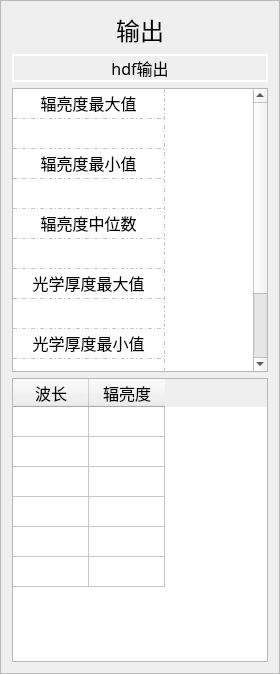
     <widget class="QFrame" name="frame_4">
      <property name="sizePolicy">
       <sizepolicy hsizetype="Expanding" vsizetype="Expanding">
        <horstretch>0</horstretch>
        <verstretch>0</verstretch>
       </sizepolicy>
      </property>
      <property name="frameShape">
       <enum>QFrame::StyledPanel</enum>
      </property>
      <property name="frameShadow">
       <enum>QFrame::Raised</enum>
      </property>
      <layout class="QVBoxLayout" name="verticalLayout_4" stretch="1,1,10,10">
       <item>
        <widget class="QLabel" name="label_5">
         <property name="sizePolicy">
          <sizepolicy hsizetype="Preferred" vsizetype="Preferred">
           <horstretch>0</horstretch>
           <verstretch>0</verstretch>
          </sizepolicy>
         </property>
         <property name="font">
          <font>
           <family>微软雅黑</family>
           <pointsize>18</pointsize>
          </font>
         </property>
         <property name="layoutDirection">
          <enum>Qt::LeftToRight</enum>
         </property>
         <property name="text">
          <string>输出</string>
         </property>
         <property name="alignment">
          <set>Qt::AlignCenter</set>
         </property>
        </widget>
       </item>
       <item>
        <widget class="QPushButton" name="pushButton_hdf">
         <property name="sizePolicy">
          <sizepolicy hsizetype="Preferred" vsizetype="Preferred">
           <horstretch>0</horstretch>
           <verstretch>0</verstretch>
          </sizepolicy>
         </property>
         <property name="minimumSize">
          <size>
           <width>0</width>
           <height>0</height>
          </size>
         </property>
         <property name="maximumSize">
          <size>
           <width>16777215</width>
           <height>16777215</height>
          </size>
         </property>
         <property name="font">
          <font>
           <family>微软雅黑</family>
           <pointsize>12</pointsize>
           <weight>50</weight>
           <italic>false</italic>
           <bold>false</bold>
          </font>
         </property>
         <property name="styleSheet">
          <string notr="true">border: 2px solid white;</string>
         </property>
         <property name="text">
          <string>hdf输出</string>
         </property>
        </widget>
       </item>
       <item>
        <widget class="QTableWidget" name="tableWidget">
         <property name="layoutDirection">
          <enum>Qt::LeftToRight</enum>
         </property>
         <property name="sizeAdjustPolicy">
          <enum>QAbstractScrollArea::AdjustToContents</enum>
         </property>
         <property name="editTriggers">
          <set>QAbstractItemView::NoEditTriggers</set>
         </property>
         <property name="showGrid">
          <bool>true</bool>
         </property>
         <property name="gridStyle">
          <enum>Qt::DashDotLine</enum>
         </property>
         <attribute name="horizontalHeaderVisible">
          <bool>false</bool>
         </attribute>
         <attribute name="horizontalHeaderCascadingSectionResizes">
          <bool>false</bool>
         </attribute>
         <attribute name="horizontalHeaderDefaultSectionSize">
          <number>152</number>
         </attribute>
         <attribute name="horizontalHeaderStretchLastSection">
          <bool>false</bool>
         </attribute>
         <attribute name="verticalHeaderVisible">
          <bool>false</bool>
         </attribute>
         <attribute name="verticalHeaderStretchLastSection">
          <bool>false</bool>
         </attribute>
         <row>
          <property name="text">
           <string>1</string>
          </property>
         </row>
         <row>
          <property name="text">
           <string>1值</string>
          </property>
         </row>
         <row>
          <property name="text">
           <string>2</string>
          </property>
         </row>
         <row>
          <property name="text">
           <string>2值</string>
          </property>
         </row>
         <row>
          <property name="text">
           <string>3</string>
          </property>
         </row>
         <row>
          <property name="text">
           <string>3值</string>
          </property>
         </row>
         <row>
          <property name="text">
           <string>4</string>
          </property>
         </row>
         <row>
          <property name="text">
           <string>4值</string>
          </property>
         </row>
         <row>
          <property name="text">
           <string>5</string>
          </property>
         </row>
         <row>
          <property name="text">
           <string>5值</string>
          </property>
         </row>
         <row>
          <property name="text">
           <string>6</string>
          </property>
         </row>
         <row>
          <property name="text">
           <string>6值</string>
          </property>
         </row>
         <column>
          <property name="text">
           <string>1</string>
          </property>
         </column>
         <item row="0" column="0">
          <property name="text">
           <string>辐亮度最大值</string>
          </property>
          <property name="font">
           <font>
            <family>微软雅黑</family>
            <pointsize>12</pointsize>
           </font>
          </property>
          <property name="textAlignment">
           <set>AlignCenter</set>
          </property>
         </item>
         <item row="1" column="0">
          <property name="text">
           <string/>
          </property>
          <property name="font">
           <font>
            <family>Times New Roman</family>
            <pointsize>12</pointsize>
           </font>
          </property>
          <property name="textAlignment">
           <set>AlignCenter</set>
          </property>
         </item>
         <item row="2" column="0">
          <property name="text">
           <string>辐亮度最小值</string>
          </property>
          <property name="font">
           <font>
            <family>微软雅黑</family>
            <pointsize>12</pointsize>
           </font>
          </property>
          <property name="textAlignment">
           <set>AlignCenter</set>
          </property>
         </item>
         <item row="3" column="0">
          <property name="text">
           <string/>
          </property>
          <property name="font">
           <font>
            <family>Times New Roman</family>
            <pointsize>12</pointsize>
           </font>
          </property>
          <property name="textAlignment">
           <set>AlignCenter</set>
          </property>
         </item>
         <item row="4" column="0">
          <property name="text">
           <string>辐亮度中位数</string>
          </property>
          <property name="font">
           <font>
            <family>微软雅黑</family>
            <pointsize>12</pointsize>
           </font>
          </property>
          <property name="textAlignment">
           <set>AlignCenter</set>
          </property>
         </item>
         <item row="5" column="0">
          <property name="text">
           <string/>
          </property>
          <property name="font">
           <font>
            <family>Times New Roman</family>
            <pointsize>12</pointsize>
           </font>
          </property>
          <property name="textAlignment">
           <set>AlignCenter</set>
          </property>
         </item>
         <item row="6" column="0">
          <property name="text">
           <string>光学厚度最大值</string>
          </property>
          <property name="font">
           <font>
            <family>微软雅黑</family>
            <pointsize>12</pointsize>
           </font>
          </property>
          <property name="textAlignment">
           <set>AlignCenter</set>
          </property>
         </item>
         <item row="7" column="0">
          <property name="text">
           <string/>
          </property>
          <property name="font">
           <font>
            <family>Times New Roman</family>
            <pointsize>12</pointsize>
           </font>
          </property>
          <property name="textAlignment">
           <set>AlignCenter</set>
          </property>
         </item>
         <item row="8" column="0">
          <property name="text">
           <string>光学厚度最小值</string>
          </property>
          <property name="font">
           <font>
            <family>微软雅黑</family>
            <pointsize>12</pointsize>
           </font>
          </property>
          <property name="textAlignment">
           <set>AlignCenter</set>
          </property>
         </item>
         <item row="9" column="0">
          <property name="text">
           <string/>
          </property>
          <property name="font">
           <font>
            <family>Times New Roman</family>
            <pointsize>12</pointsize>
           </font>
          </property>
          <property name="textAlignment">
           <set>AlignCenter</set>
          </property>
         </item>
         <item row="10" column="0">
          <property name="text">
           <string>光学厚度中位数</string>
          </property>
          <property name="font">
           <font>
            <family>微软雅黑</family>
            <pointsize>12</pointsize>
           </font>
          </property>
          <property name="textAlignment">
           <set>AlignCenter</set>
          </property>
         </item>
         <item row="11" column="0">
          <property name="text">
           <string/>
          </property>
          <property name="font">
           <font>
            <family>Times New Roman</family>
            <pointsize>12</pointsize>
           </font>
          </property>
          <property name="textAlignment">
           <set>AlignCenter</set>
          </property>
         </item>
        </widget>
       </item>
       <item>
        <widget class="QTableWidget" name="tableWidget_2">
         <property name="editTriggers">
          <set>QAbstractItemView::NoEditTriggers</set>
         </property>
         <attribute name="horizontalHeaderVisible">
          <bool>true</bool>
         </attribute>
         <attribute name="horizontalHeaderDefaultSectionSize">
          <number>76</number>
         </attribute>
         <attribute name="horizontalHeaderStretchLastSection">
          <bool>false</bool>
         </attribute>
         <attribute name="verticalHeaderVisible">
          <bool>false</bool>
         </attribute>
         <attribute name="verticalHeaderStretchLastSection">
          <bool>false</bool>
         </attribute>
         <row>
          <property name="text">
           <string>新建行</string>
          </property>
         </row>
         <row>
          <property name="text">
           <string>新建行</string>
          </property>
         </row>
         <row>
          <property name="text">
           <string>新建行</string>
          </property>
         </row>
         <row>
          <property name="text">
           <string>新建行</string>
          </property>
         </row>
         <row>
          <property name="text">
           <string>新建行</string>
          </property>
         </row>
         <row>
          <property name="text">
           <string>新建行</string>
          </property>
         </row>
         <column>
          <property name="text">
           <string>波长</string>
          </property>
          <property name="font">
           <font>
            <family>微软雅黑</family>
            <pointsize>12</pointsize>
           </font>
          </property>
         </column>
         <column>
          <property name="text">
           <string>辐亮度</string>
          </property>
          <property name="font">
           <font>
            <family>微软雅黑</family>
            <pointsize>12</pointsize>
           </font>
          </property>
         </column>
        </widget>
       </item>
      </layout>
     </widget>
